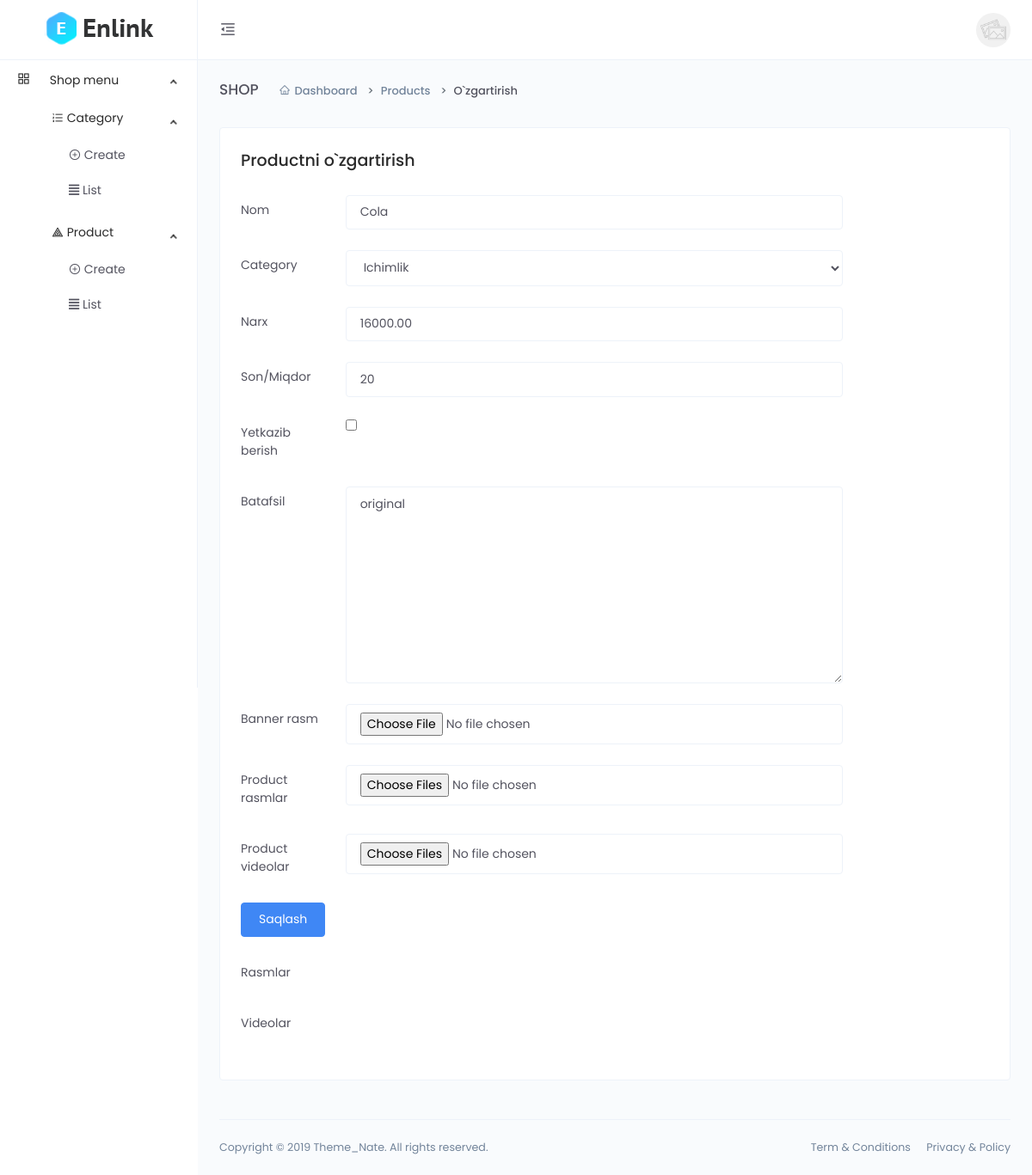
The page /dashboard/product-update/AaEfosicUgXQeYP/ on the database its author committed.
### main/models.py (models this page shows, shortened)
class Product(models.Model):
    category = models.ForeignKey(Category, on_delete=models.CASCADE)
    name = models.CharField(max_length=255)
    body = models.TextField()
    price = models.DecimalField(decimal_places=2, max_digits=10)
    discount_price = models.DecimalField(decimal_places=2, max_digits=10,
                                         blank=True, null=True)
    banner_img = models.ImageField(upload_to='banner-img/')
    quantity = models.IntegerField()
    delivery = models.BooleanField(default=False)
    code = models.CharField(max_length=255, blank=True)

### main/dashboard/views.py (the view, shortened to what this page needs)
# urls.py: path('product-update/<str:code>/', views.product_update, name='product_update'),
def product_update(request, code):
    images = models.ProductImg.objects.filter(product__code=code)
    videos = models.ProductVideo.objects.filter(product__code=code)
    categories = models.Category.objects.all()
    product = models.Product.objects.get(code=code)
    if request.FILES.getlist('product_img'):
        for img in request.FILES.getlist('product_img'):
            models.ProductImg.objects.create(
                product = product,
                img = img
        )
    context = {
          'images':images,
          'videos':videos,
          'categories':categories,
          'product':product
    }
    return render(request,'dashboard/product/update.html',context=context)

### templates/dashboard/product/update.html (shortened to what this page needs)
{% extends 'dashboard/base.html' %}
{% block content %}
    <div class="main-content">
        <div class="page-header">
            <h2 class="header-title">SHOP</h2>
            <div class="header-sub-title">
                <nav class="breadcrumb breadcrumb-dash">
                    <a href="#" class="breadcrumb-item"><i class="anticon anticon-home m-r-5"></i>Dashboard</a>
                    <a class="breadcrumb-item" href="#">Products</a>
                    <span class="breadcrumb-item active">O`zgartirish</span>
                </nav>
            </div>
        </div>
        <div class="card">
            <div class="card-body">
                <h4>Productni o`zgartirish</h4>
                <div class="m-t-25" style="max-width: 700px">
                    <form method="post" enctype="multipart/form-data">{% csrf_token %}
                        <div class="form-group row">
                            <label for="inputPassword3" class="col-sm-2 col-form-label">Nom</label>
                            <div class="col-sm-10">
                                <input type="text" class="form-control" id="inputPassword3" value="{{product.name}}" name="name" >
                            </div>
                        </div>
                        <div class="form-group row">
                            <label for="inputPassword3" class="col-sm-2 col-form-label">Category</label>
                            <div class="col-sm-10">
                                <select name="category_id" class="form-control">
                                    {% for c in categories %}
                                        {% if c == product.category %}
                                        <option value="{{c.id}}" selected>{{c.name}}</option>
                                        {% else %}
                                        <option value="{{c.id}}">{{c.name}}</option>
                                        {% endif %}
                                    {% endfor %}
                                </select>
                            </div>
                        </div>
                        <div class="form-group row">
                            <label for="inputPassword3" class="col-sm-2 col-form-label">Narx</label>
                            <div class="col-sm-10">
                                <input type="number" class="form-control" id="inputPassword3" value="{{product.price}}" name="price">
                            </div>
                        </div>
                        <div class="form-group row">
                            <label for="inputPassword3" class="col-sm-2 col-form-label">Son/Miqdor</label>
                            <div class="col-sm-10">
                                <input type="number" class="form-control" id="inputPassword3" value="{{product.quantity}}" name="quantity">
                            </div>
                        </div>
                        <div class="form-group row">
                            <label for="inputPassword3" class="col-sm-2 col-form-label">Yetkazib berish</label>
                            <div class="col-sm-10">
                                <input type="checkbox" id="inputPassword3" placeholder="..." name="delivery" {% if product.delivery %} checked {% endif %}>
                            </div>
                        </div>
                        <div class="form-group row">
                            <label for="inputPassword3" class="col-sm-2 col-form-label">Batafsil</label>
                            <div class="col-sm-10">
                                <textarea name="body" class="form-control" cols="30" rows="10">{{product.body}}</textarea>
                            </div>
                        </div>
                        <div class="form-group row">
                            <label for="inputPassword3" class="col-sm-2 col-form-label">Banner rasm</label>
                            <div class="col-sm-10">
                                <input type="file" class="form-control" id="inputPassword3" name="banner_img">
                            </div>
                        </div>
                        <div class="form-group row">
                            <label for="inputPassword3" class="col-sm-2 col-form-label">Product rasmlar</label>
                            <div class="col-sm-10">
                                <input type="file" class="form-control" id="inputPassword3" name="product_img" multiple>
                            </div>
                        </div>
                        <div class="form-group row">
                            <label for="inputPassword3" class="col-sm-2 col-form-label">Product videolar</label>
                            <div class="col-sm-10">
                                <input type="file" class="form-control" id="inputPassword3" name="product_video" multiple>
                            </div>
                        </div>
                        <div class="form-group row">
                            <div class="col-sm-10">
                                <button type="submit" class="btn btn-primary">Saqlash</button>
                            </div>
                        </div>
                    </form>
                    <div class="form-group row">
                        <div class="col-sm-2 col-form-label">Rasmlar</div>
                    </div>
                    <div class="form-group row">
                        <div class="col-sm-2 col-form-label">Videolar</div>
                    </div>
                </div>
            </div>
        </div>
    </div>
{% endblock %}

### rows shown on the page
Product: name "Cola", price "16000.00", quantity "20", body "original"

### other values the page prints
form field category_id "Ichimlik"
